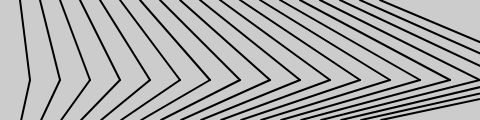
Frame 1 (no input)
Frame 60 (no input): identical to frame 1, image omitted
Frame 120 (the mouse pressed at the canvas centre since frame 60): identical to frame 1, image omitted

The p5.js sketch that drew this single still picture (run headless with seeded random() and noise() and a simulated clock; from frame 60 on, the mouse is pressed at the canvas centre):

// p5.js sketch
// ── sketch.js
function setup() {
  createCanvas(480, 120);
  strokeWeight(2);
}

function draw() {
  background(204);
  for(let i=20; i<400; i+=20) {
    line(i,0,i+i/2, 80);
    line(i+i/2, 80, i+1.2, 120);
  }
}
